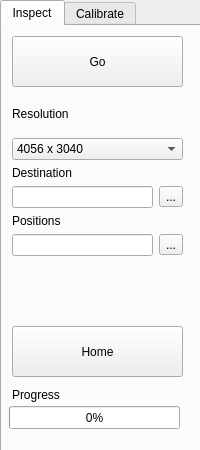
<?xml version="1.0" encoding="UTF-8"?>
<ui version="4.0">
 <class>Form</class>
 <widget class="QWidget" name="Form">
  <property name="geometry">
   <rect>
    <x>0</x>
    <y>0</y>
    <width>200</width>
    <height>450</height>
   </rect>
  </property>
  <property name="windowTitle">
   <string>Form</string>
  </property>
  <widget class="QTabWidget" name="tabs">
   <property name="enabled">
    <bool>true</bool>
   </property>
   <property name="geometry">
    <rect>
     <x>0</x>
     <y>0</y>
     <width>201</width>
     <height>1059</height>
    </rect>
   </property>
   <property name="sizePolicy">
    <sizepolicy hsizetype="Preferred" vsizetype="Preferred">
     <horstretch>0</horstretch>
     <verstretch>0</verstretch>
    </sizepolicy>
   </property>
   <property name="maximumSize">
    <size>
     <width>220</width>
     <height>16777215</height>
    </size>
   </property>
   <property name="currentIndex">
    <number>0</number>
   </property>
   <widget class="QWidget" name="inspectTab_2">
    <property name="sizePolicy">
     <sizepolicy hsizetype="Minimum" vsizetype="Maximum">
      <horstretch>0</horstretch>
      <verstretch>0</verstretch>
     </sizepolicy>
    </property>
    <attribute name="title">
     <string>Inspect</string>
    </attribute>
    <widget class="QPushButton" name="go">
     <property name="geometry">
      <rect>
       <x>10</x>
       <y>10</y>
       <width>171</width>
       <height>51</height>
      </rect>
     </property>
     <property name="text">
      <string>Go</string>
     </property>
     <property name="icon">
      <iconset theme="media-playback-start">
       <normaloff>.</normaloff>.</iconset>
     </property>
    </widget>
    <widget class="QProgressBar" name="inspectProgress">
     <property name="geometry">
      <rect>
       <x>7</x>
       <y>380</y>
       <width>171</width>
       <height>23</height>
      </rect>
     </property>
     <property name="value">
      <number>0</number>
     </property>
     <property name="format">
      <string>%p%</string>
     </property>
    </widget>
    <widget class="QLabel" name="label_5">
     <property name="geometry">
      <rect>
       <x>10</x>
       <y>360</y>
       <width>67</width>
       <height>17</height>
      </rect>
     </property>
     <property name="text">
      <string>Progress</string>
     </property>
    </widget>
    <widget class="QPushButton" name="home">
     <property name="geometry">
      <rect>
       <x>10</x>
       <y>300</y>
       <width>171</width>
       <height>51</height>
      </rect>
     </property>
     <property name="text">
      <string>Home</string>
     </property>
     <property name="icon">
      <iconset theme="go-home">
       <normaloff>.</normaloff>.</iconset>
     </property>
    </widget>
    <widget class="QWidget" name="verticalLayoutWidget_3">
     <property name="geometry">
      <rect>
       <x>10</x>
       <y>70</y>
       <width>171</width>
       <height>160</height>
      </rect>
     </property>
     <layout class="QVBoxLayout" name="verticalLayout_3">
      <item>
       <widget class="QLabel" name="label_6">
        <property name="text">
         <string>Resolution</string>
        </property>
       </widget>
      </item>
      <item>
       <widget class="QComboBox" name="resolution_2">
        <item>
         <property name="text">
          <string>4056 x 3040</string>
         </property>
        </item>
        <item>
         <property name="text">
          <string>2028 × 1080</string>
         </property>
        </item>
        <item>
         <property name="text">
          <string>2028 × 1520</string>
         </property>
        </item>
        <item>
         <property name="text">
          <string>1332 × 990</string>
         </property>
        </item>
       </widget>
      </item>
      <item>
       <layout class="QGridLayout" name="gridLayout_3">
        <item row="0" column="0">
         <widget class="QLabel" name="label_7">
          <property name="text">
           <string>Destination</string>
          </property>
         </widget>
        </item>
        <item row="2" column="0">
         <widget class="QLineEdit" name="destination_2"/>
        </item>
        <item row="2" column="1">
         <widget class="QToolButton" name="destination_open_2">
          <property name="text">
           <string>...</string>
          </property>
          <property name="icon">
           <iconset theme="folder-open">
            <normaloff>.</normaloff>.</iconset>
          </property>
         </widget>
        </item>
        <item row="3" column="0">
         <widget class="QLabel" name="label_8">
          <property name="text">
           <string>Positions</string>
          </property>
         </widget>
        </item>
        <item row="4" column="0">
         <widget class="QLineEdit" name="positions"/>
        </item>
        <item row="4" column="1">
         <widget class="QToolButton" name="positions_open">
          <property name="text">
           <string>...</string>
          </property>
          <property name="icon">
           <iconset theme="folder-open">
            <normaloff>.</normaloff>.</iconset>
          </property>
         </widget>
        </item>
       </layout>
      </item>
     </layout>
    </widget>
   </widget>
   <widget class="QWidget" name="calibrateTab">
    <attribute name="title">
     <string>Calibrate</string>
    </attribute>
    <widget class="QPushButton" name="pushButton_3">
     <property name="geometry">
      <rect>
       <x>10</x>
       <y>340</y>
       <width>171</width>
       <height>41</height>
      </rect>
     </property>
     <property name="text">
      <string>Capture</string>
     </property>
    </widget>
    <widget class="QWidget" name="verticalLayoutWidget_4">
     <property name="geometry">
      <rect>
       <x>10</x>
       <y>10</y>
       <width>171</width>
       <height>137</height>
      </rect>
     </property>
     <layout class="QVBoxLayout" name="verticalLayout_5">
      <item>
       <widget class="QLabel" name="label_14">
        <property name="text">
         <string>Resolution</string>
        </property>
       </widget>
      </item>
      <item>
       <widget class="QComboBox" name="resolution_5">
        <item>
         <property name="text">
          <string>4056 x 3040</string>
         </property>
        </item>
        <item>
         <property name="text">
          <string>2028 × 1080</string>
         </property>
        </item>
        <item>
         <property name="text">
          <string>2028 × 1520</string>
         </property>
        </item>
        <item>
         <property name="text">
          <string>1332 × 990</string>
         </property>
        </item>
       </widget>
      </item>
      <item>
       <layout class="QGridLayout" name="gridLayout_6">
        <item row="0" column="0">
         <widget class="QLabel" name="label_15">
          <property name="text">
           <string>Position File</string>
          </property>
         </widget>
        </item>
        <item row="2" column="1">
         <widget class="QToolButton" name="destination_open">
          <property name="text">
           <string>...</string>
          </property>
          <property name="icon">
           <iconset theme="folder-open">
            <normaloff>.</normaloff>.</iconset>
          </property>
         </widget>
        </item>
        <item row="2" column="0">
         <widget class="QLineEdit" name="position_file"/>
        </item>
        <item row="3" column="0">
         <widget class="QPushButton" name="position_file_save">
          <property name="text">
           <string>Save</string>
          </property>
          <property name="icon">
           <iconset theme="document-save">
            <normaloff>.</normaloff>.</iconset>
          </property>
         </widget>
        </item>
       </layout>
      </item>
     </layout>
    </widget>
    <widget class="QWidget" name="gridLayoutWidget_2">
     <property name="geometry">
      <rect>
       <x>10</x>
       <y>160</y>
       <width>171</width>
       <height>111</height>
      </rect>
     </property>
     <layout class="QGridLayout" name="gridLayout">
      <item row="0" column="0">
       <widget class="QLabel" name="step_label">
        <property name="sizePolicy">
         <sizepolicy hsizetype="Preferred" vsizetype="Fixed">
          <horstretch>0</horstretch>
          <verstretch>0</verstretch>
         </sizepolicy>
        </property>
        <property name="text">
         <string>Step Size</string>
        </property>
       </widget>
      </item>
      <item row="1" column="0">
       <widget class="QComboBox" name="step_select">
        <item>
         <property name="text">
          <string>Full</string>
         </property>
        </item>
        <item>
         <property name="text">
          <string>1/2</string>
         </property>
        </item>
        <item>
         <property name="text">
          <string>1/4</string>
         </property>
        </item>
        <item>
         <property name="text">
          <string>1/8</string>
         </property>
        </item>
        <item>
         <property name="text">
          <string>1/16</string>
         </property>
        </item>
       </widget>
      </item>
      <item row="2" column="0">
       <layout class="QHBoxLayout" name="horizontalLayout">
        <item>
         <widget class="QToolButton" name="back_step">
          <property name="sizePolicy">
           <sizepolicy hsizetype="Preferred" vsizetype="Preferred">
            <horstretch>0</horstretch>
            <verstretch>0</verstretch>
           </sizepolicy>
          </property>
          <property name="text">
           <string>...</string>
          </property>
          <property name="icon">
           <iconset theme="go-previous">
            <normaloff>.</normaloff>.</iconset>
          </property>
         </widget>
        </item>
        <item>
         <widget class="QToolButton" name="forward_step">
          <property name="sizePolicy">
           <sizepolicy hsizetype="Preferred" vsizetype="Preferred">
            <horstretch>0</horstretch>
            <verstretch>0</verstretch>
           </sizepolicy>
          </property>
          <property name="text">
           <string>...</string>
          </property>
          <property name="icon">
           <iconset theme="go-next">
            <normaloff>.</normaloff>.</iconset>
          </property>
         </widget>
        </item>
       </layout>
      </item>
     </layout>
    </widget>
    <widget class="QLineEdit" name="destination">
     <property name="geometry">
      <rect>
       <x>10</x>
       <y>310</y>
       <width>171</width>
       <height>25</height>
      </rect>
     </property>
    </widget>
    <widget class="QLabel" name="positionLabel">
     <property name="geometry">
      <rect>
       <x>10</x>
       <y>290</y>
       <width>169</width>
       <height>17</height>
      </rect>
     </property>
     <property name="sizePolicy">
      <sizepolicy hsizetype="Preferred" vsizetype="Fixed">
       <horstretch>0</horstretch>
       <verstretch>0</verstretch>
      </sizepolicy>
     </property>
     <property name="text">
      <string>Position Name</string>
     </property>
    </widget>
   </widget>
  </widget>
 </widget>
 <resources/>
 <connections/>
</ui>
